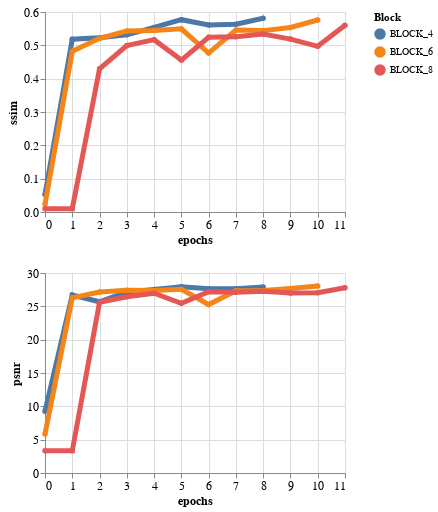

This figure's notebook cell:
### Code cell
concat_block_charts()

### Figure 1 — Vega-Lite specification as saved in the notebook (floating-point values rounded to 4 significant figures)
{"config": {"view": {"continuousWidth": 400, "continuousHeight": 300}, "axis": {"labelFontSize": 12, "titleFontSize": 12}, "title": {"fontSize": 18}}, "vconcat": [{"layer": [{"data": {"name": "data-8d92414a7e7323f727cc351daf7e0272"}, "mark": {"type": "line", "point": true, "strokeWidth": 5.0}, "encoding": {"color": {"type": "nominal", "field": "Block"}, "x": {"type": "quantitative", "field": "epochs"}, "y": {"type": "quantitative", "field": "ssim"}}, "height": 200, "width": 300}, {"data": {"name": "data-96569a5587449b0cafe4facd3b18987a"}, "mark": {"type": "line", "point": true, "strokeWidth": 5.0}, "encoding": {"color": {"type": "nominal", "field": "Block"}, "x": {"type": "quantitative", "field": "epochs"}, "y": {"type": "quantitative", "field": "ssim"}}, "height": 200, "width": 300}, {"data": {"name": "data-9762c7472109e2f055ac5026992e93b5"}, "mark": {"type": "line", "point": true, "strokeWidth": 5.0}, "encoding": {"color": {"type": "nominal", "field": "Block"}, "x": {"type": "quantitative", "field": "epochs"}, "y": {"type": "quantitative", "field": "ssim"}}, "height": 200, "width": 300}]}, {"layer": [{"data": {"name": "data-8d92414a7e7323f727cc351daf7e0272"}, "mark": {"type": "line", "point": true, "strokeWidth": 5.0}, "encoding": {"color": {"type": "nominal", "field": "Block"}, "x": {"type": "quantitative", "field": "epochs"}, "y": {"type": "quantitative", "field": "psnr"}}, "height": 200, "width": 300}, {"data": {"name": "data-96569a5587449b0cafe4facd3b18987a"}, "mark": {"type": "line", "point": true, "strokeWidth": 5.0}, "encoding": {"color": {"type": "nominal", "field": "Block"}, "x": {"type": "quantitative", "field": "epochs"}, "y": {"type": "quantitative", "field": "psnr"}}, "height": 200, "width": 300}, {"data": {"name": "data-9762c7472109e2f055ac5026992e93b5"}, "mark": {"type": "line", "point": true, "strokeWidth": 5.0}, "encoding": {"color": {"type": "nominal", "field": "Block"}, "x": {"type": "quantitative", "field": "epochs"}, "y": {"type": "quantitative", "field": "psnr"}}, "height": 200, "width": 300}]}], "$schema": "https://vega.github.io/schema/vega-lite/v4.8.1.json", "datasets": {"data-8d92414a7e7323f727cc351daf7e0272": [{"epochs": 0, "val_loss": 0.8638, "nmse": 6.792, "ssim": 0.05216, "psnr": 9.25, "Block": "BLOCK_4"}, {"epochs": 1, "val_loss": 0.362, "nmse": 0.07622, "ssim": 0.5183, "psnr": 26.69, "Block": "BLOCK_4"}, {"epochs": 2, "val_loss": 0.406, "nmse": 0.09008, "ssim": 0.5229, "psnr": 25.68, "Block": "BLOCK_4"}, {"epochs": 3, "val_loss": 0.3461, "nmse": 0.068, "ssim": 0.5315, "psnr": 27.16, "Block": "BLOCK_4"}, {"epochs": 4, "val_loss": 0.3325, "nmse": 0.06113, "ssim": 0.5538, "psnr": 27.52, "Block": "BLOCK_4"}, {"epochs": 5, "val_loss": 0.3214, "nmse": 0.05565, "ssim": 0.5769, "psnr": 27.93, "Block": "BLOCK_4"}, {"epochs": 6, "val_loss": 0.3287, "nmse": 0.0587, "ssim": 0.5609, "psnr": 27.63, "Block": "BLOCK_4"}, {"epochs": 7, "val_loss": 0.3311, "nmse": 0.05915, "ssim": 0.5635, "psnr": 27.63, "Block": "BLOCK_4"}, {"epochs": 8, "val_loss": 0.3226, "nmse": 0.05694, "ssim": 0.5812, "psnr": 27.89, "Block": "BLOCK_4"}], "data-96569a5587449b0cafe4facd3b18987a": [{"epochs": 0, "val_loss": 1.167, "nmse": 20.55, "ssim": 0.02338, "psnr": 5.857, "Block": "BLOCK_6"}, {"epochs": 1, "val_loss": 0.3793, "nmse": 0.07931, "ssim": 0.482, "psnr": 26.28, "Block": "BLOCK_6"}, {"epochs": 2, "val_loss": 0.3467, "nmse": 0.06639, "ssim": 0.5211, "psnr": 27.15, "Block": "BLOCK_6"}, {"epochs": 3, "val_loss": 0.3376, "nmse": 0.06315, "ssim": 0.5427, "psnr": 27.42, "Block": "BLOCK_6"}, {"epochs": 4, "val_loss": 0.3382, "nmse": 0.06222, "ssim": 0.5443, "psnr": 27.39, "Block": "BLOCK_6"}, {"epochs": 5, "val_loss": 0.3341, "nmse": 0.062, "ssim": 0.5494, "psnr": 27.55, "Block": "BLOCK_6"}, {"epochs": 6, "val_loss": 0.4101, "nmse": 0.09189, "ssim": 0.4769, "psnr": 25.27, "Block": "BLOCK_6"}, {"epochs": 7, "val_loss": 0.3374, "nmse": 0.06252, "ssim": 0.5456, "psnr": 27.33, "Block": "BLOCK_6"}, {"epochs": 8, "val_loss": 0.3373, "nmse": 0.06189, "ssim": 0.5442, "psnr": 27.36, "Block": "BLOCK_6"}, {"epochs": 9, "val_loss": 0.3292, "nmse": 0.0583, "ssim": 0.5536, "psnr": 27.66, "Block": "BLOCK_6"}, {"epochs": 10, "val_loss": 0.3187, "nmse": 0.05443, "ssim": 0.5759, "psnr": 28.03, "Block": "BLOCK_6"}], "data-9762c7472109e2f055ac5026992e93b5": [{"epochs": 0, "val_loss": 1.512, "nmse": 43.55, "ssim": 0.009805, "psnr": 3.321, "Block": "BLOCK_8"}, {"epochs": 1, "val_loss": 1.512, "nmse": 43.55, "ssim": 0.009805, "psnr": 3.321, "Block": "BLOCK_8"}, {"epochs": 2, "val_loss": 0.4083, "nmse": 0.09357, "ssim": 0.4296, "psnr": 25.62, "Block": "BLOCK_8"}, {"epochs": 3, "val_loss": 0.3668, "nmse": 0.0762, "ssim": 0.4992, "psnr": 26.44, "Block": "BLOCK_8"}, {"epochs": 4, "val_loss": 0.3527, "nmse": 0.0712, "ssim": 0.5171, "psnr": 26.96, "Block": "BLOCK_8"}, {"epochs": 5, "val_loss": 0.4096, "nmse": 0.09094, "ssim": 0.4558, "psnr": 25.45, "Block": "BLOCK_8"}, {"epochs": 6, "val_loss": 0.3427, "nmse": 0.06526, "ssim": 0.5244, "psnr": 27.18, "Block": "BLOCK_8"}, {"epochs": 7, "val_loss": 0.3429, "nmse": 0.06467, "ssim": 0.5258, "psnr": 27.12, "Block": "BLOCK_8"}, {"epochs": 8, "val_loss": 0.3423, "nmse": 0.06321, "ssim": 0.5342, "psnr": 27.27, "Block": "BLOCK_8"}, {"epochs": 9, "val_loss": 0.3458, "nmse": 0.06531, "ssim": 0.5188, "psnr": 27.01, "Block": "BLOCK_8"}, {"epochs": 10, "val_loss": 0.35, "nmse": 0.065, "ssim": 0.497, "psnr": 27.04, "Block": "BLOCK_8"}, {"epochs": 11, "val_loss": 0.3245, "nmse": 0.05708, "ssim": 0.5601, "psnr": 27.8, "Block": "BLOCK_8"}]}}
